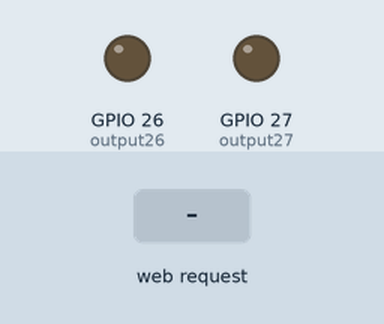
This sketch was run on a simulated ESP32. Parts: output pins drawn as LEDs (lit = HIGH). The inputs (shaded band) are chosen by the test bench. WiFi joins after 1.5 s; servers stay silent unless stated; what the sketch prints to the serial monitor is not drawn.

Above: at 2.7 s.
2.8 s: HTTP request GET /26/on received
At 4.0 s:
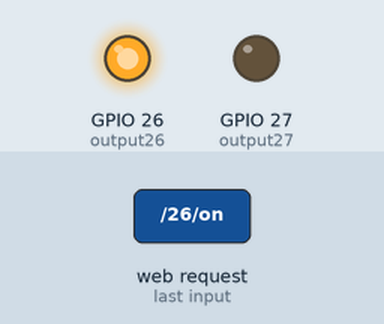
4.3 s: HTTP request GET /27/on received
At 5.2 s:
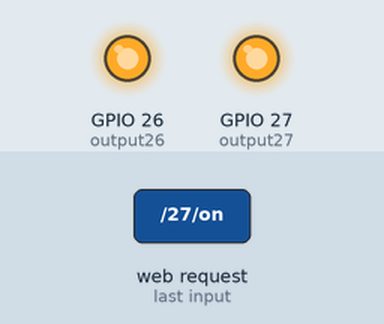
5.8 s: HTTP request GET /26/off received
At 6.3 s:
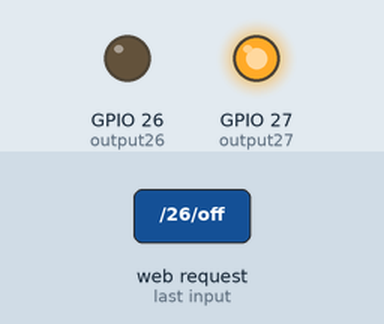
7.3 s: HTTP request GET /27/off received
At 8.6 s:
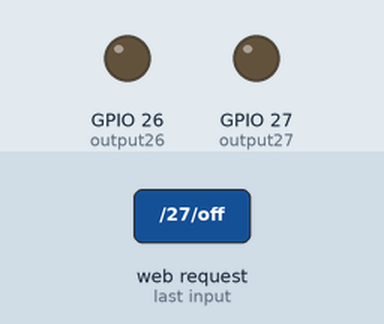
Timing chart, 0 to 9.8 s (numbered marks = the images above; inputs shaded):
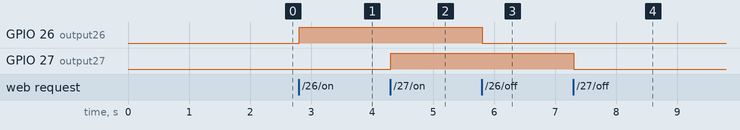

Measured:
- after the input at 2.8 s, GPIO 26 (output26): LOW → HIGH at once
- after the input at 4.3 s, GPIO 27 (output27): LOW → HIGH at once
- after the input at 5.8 s, GPIO 26 (output26): HIGH → LOW at once
- after the input at 7.3 s, GPIO 27 (output27): HIGH → LOW at once

The sketch:

ESP32LED.ino
```cpp
// (licence header left out)
// Load Wi-Fi library from "Arduino core for the ESP32"
#include <WiFi.h>


// Replace with your Owen network credentials
const char* ssid     = "";
const char* password = "";

// Set web server port number to port 80 (it's better to choice Port 80)
WiFiServer server(80);

// string Variable to store the HTTP request
String header;

// string variables to store the current output state
String output26State = "off";
String output27State = "off";

// Assign output variables to GPIO pins
const int output26 = 26;
const int output27 = 27;

void setup() {
  Serial.begin(115200);//set the baudrate
  // Initialize the output variables as outputs
  pinMode(output26, OUTPUT);
  pinMode(output27, OUTPUT);
  // Set outputs to LOW
  digitalWrite(output26, LOW);
  digitalWrite(output27, LOW);

  // Connect to Wi-Fi network with SSID and password
  Serial.print("Connecting to ");
  Serial.println(ssid);
  WiFi.begin(ssid, password);
  while (WiFi.status() != WL_CONNECTED) {
    delay(500);
    Serial.print(".");
  }
  // Print local IP address and start Connection
  Serial.println("");
  Serial.println("WiFi connected.");
  Serial.println("IP address: ");
  Serial.println(WiFi.localIP());
  server.begin();
}

void loop(){
  WiFiClient client = server.available();
  if (client) {
    Serial.println("New Client.");
    String currentLine = "";
    while (client.connected()) {
      if (client.available()) {
        char c = client.read();
        Serial.write(c);
        header += c;
        if (c == '\n') {

          if (currentLine.length() == 0) {
            client.println("HTTP/1.1 200 OK"); // HTTP headers
            client.println("Content-type:text/html");// content-type
            client.println("Connection: close");
            client.println();


            // turns the 2 LEDs on and off
            if (header.indexOf("GET /26/on") >= 0) {
              Serial.println("LED1 on");
              output26State = "on";
              digitalWrite(output26, HIGH);
            } else if (header.indexOf("GET /26/off") >= 0) {
              Serial.println("LED1 off");
              output26State = "off";
              digitalWrite(output26, LOW);
            } else if (header.indexOf("GET /27/on") >= 0) {
              Serial.println("LED2 on");
              output27State = "on";
              digitalWrite(output27, HIGH);
            } else if (header.indexOf("GET /27/off") >= 0) {
              Serial.println("LED2 off");
              output27State = "off";
              digitalWrite(output27, LOW);
            }

            // Display the HTML web page
            //(you can change it however you want)
            client.println("<!DOCTYPE html><html>");
            client.println("<head><meta name=\"viewport\" content=\"width=device-width, initial-scale=1\">");
            client.println("<link rel=\"icon\" href=\"data:,\">");
            client.println("<style>html { font-family: Helvetica; display: inline-block; margin: 0px auto; text-align: center;}");
            client.println(".button { background-color: #4CAF50; border: none; color: white; padding: 16px 40px;");
            client.println("text-decoration: none; font-size: 30px; margin: 2px; cursor: pointer;}");
            client.println(".button2 {background-color: #555555;}</style></head>");

            // Web Page Heading
            client.println("<body><h1>ESP32LED</h1>");

            // Display current state, and ON/OFF buttons for LED1
            client.println("<p>LED1 - State " + output26State + "</p>");
            // If the LED1 is off, it displays the ON button
            if (output26State=="off") {
              client.println("<p><a href=\"/26/on\"><button class=\"button\">ON</button></a></p>");
            } else {
              client.println("<p><a href=\"/26/off\"><button class=\"button button2\">OFF</button></a></p>");
            }

            // Display current state, and ON/OFF buttons for LED2
            client.println("<p>LED2 - State " + output27State + "</p>");
            // If the LED2 is off, it displays the ON button
            if (output27State=="off") {
              client.println("<p><a href=\"/27/on\"><button class=\"button\">ON</button></a></p>");
            } else {
              client.println("<p><a href=\"/27/off\"><button class=\"button button2\">OFF</button></a></p>");
            }
            client.println("</body></html>");


            client.println();

            break;
          } else {
            currentLine = "";
          }
        } else if (c != '\r') {
          currentLine += c;
        }
      }
    }

    header = "";

    client.stop();
    Serial.println("Client disconnected...");
    Serial.println("");
  }
}
```
